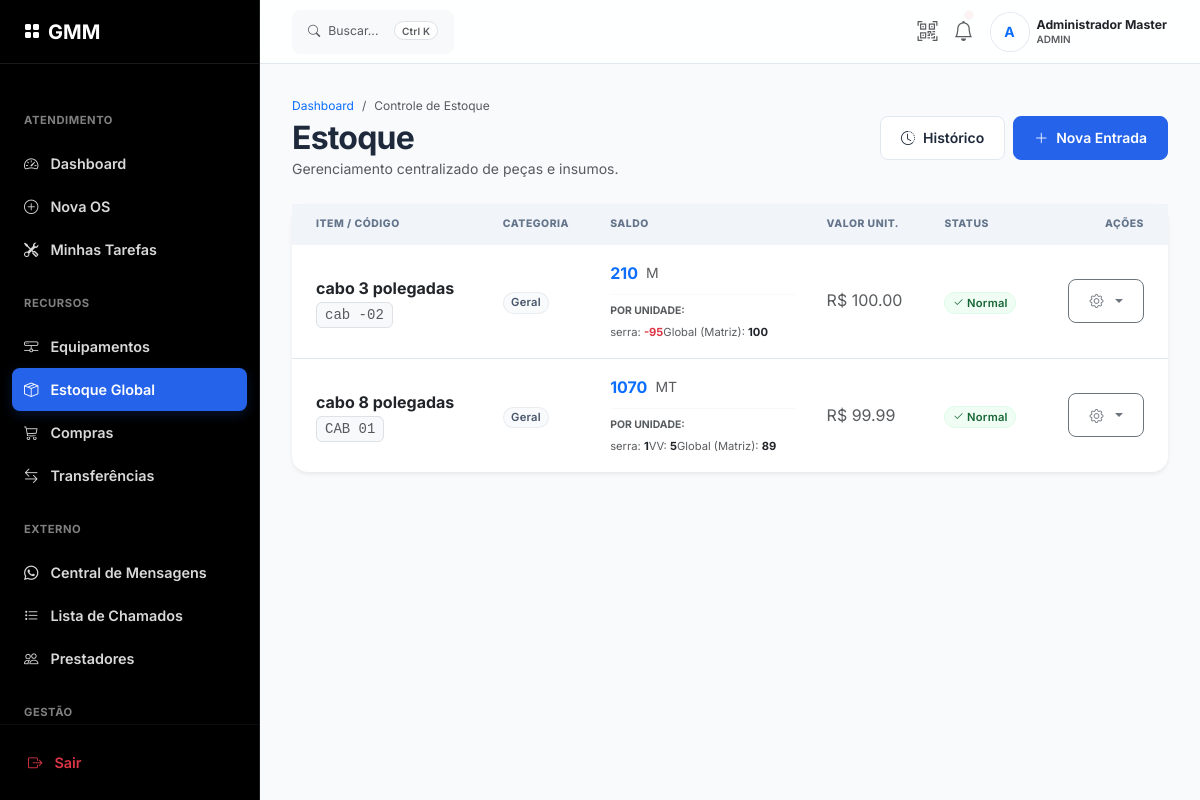
Screenshot of /os/estoque/painel (signed in) with the database file from the repository.
### app/models/models.py (models this page shows, shortened)
class Usuario(UserMixin, db.Model):
    __tablename__ = 'usuarios'
    id = db.Column(db.Integer, primary_key=True)
    nome = db.Column(db.String(100), nullable=False)
    username = db.Column(db.String(50), unique=True, nullable=False)
    telefone = db.Column(db.String(20), nullable=True)
    email = db.Column(db.String(120), unique=True, nullable=True)
    senha_hash = db.Column(db.String(255), nullable=False)
    tipo = db.Column(db.String(20), nullable=False)
    foto_perfil = db.Column(db.String(255), nullable=True) # [Novo PRD 3.1.1]
    unidade_padrao_id = db.Column(db.Integer, db.ForeignKey('unidades.id'), nullable=True)
    ativo = db.Column(db.Boolean, default=True)
    ultimo_acesso = db.Column(db.DateTime, nullable=True)
    created_at = db.Column(db.DateTime, default=datetime.utcnow)
    registros = db.relationship('RegistroPonto', backref='usuario', lazy=True)

class Unidade(db.Model):
    __tablename__ = 'unidades'
    id = db.Column(db.Integer, primary_key=True)
    nome = db.Column(db.String(100), unique=True, nullable=False)
    endereco = db.Column(db.String(255), nullable=True)
    razao_social = db.Column(db.String(150), nullable=True)
    cnpj = db.Column(db.String(20), nullable=True)
    telefone = db.Column(db.String(20), nullable=True)
    faixa_ip_permitida = db.Column(db.String(255), nullable=False)
    ssid_wifi = db.Column(db.String(50), nullable=True) # [Novo PRD 3.1.1]
    ativa = db.Column(db.Boolean, default=True)
    created_at = db.Column(db.DateTime, default=datetime.utcnow)
    registros = db.relationship('RegistroPonto', backref='unidade', lazy=True)

### app/models/estoque_models.py (models this page shows)
class Estoque(db.Model):
    __tablename__ = 'estoque'
    id = db.Column(db.Integer, primary_key=True)
    codigo = db.Column(db.String(20), unique=True, nullable=False)
    nome = db.Column(db.String(150), nullable=False)
    categoria_id = db.Column(db.Integer, db.ForeignKey('categorias_estoque.id'))
    unidade_medida = db.Column(db.String(5), nullable=False)
    quantidade_atual = db.Column(db.Numeric(10, 3), nullable=False, default=0)
    quantidade_minima = db.Column(db.Numeric(10, 3), nullable=False, default=5)
    valor_unitario = db.Column(db.Numeric(10, 2), nullable=True)
    localizacao = db.Column(db.String(100), nullable=True)
    unidade_id = db.Column(db.Integer, db.ForeignKey('unidades.id'), nullable=True)
    updated_at = db.Column(db.DateTime, default=datetime.utcnow, onupdate=datetime.utcnow)
    categoria = db.relationship('CategoriaEstoque', backref='itens')
    unidade = db.relationship('Unidade', backref='estoque_itens')

class EstoqueSaldo(db.Model):
    __tablename__ = 'estoque_saldo'
    id = db.Column(db.Integer, primary_key=True)
    estoque_id = db.Column(db.Integer, db.ForeignKey('estoque.id'), nullable=False)
    unidade_id = db.Column(db.Integer, db.ForeignKey('unidades.id'), nullable=False)
    quantidade = db.Column(db.Numeric(10, 3), nullable=False, default=0)
    localizacao = db.Column(db.String(100), nullable=True) # Prateleira X, Gaveta Y
    peca = db.relationship('Estoque', backref='saldos')
    unidade = db.relationship('Unidade', backref='estoque_saldos')
    __table_args__ = (
        db.UniqueConstraint('estoque_id', 'unidade_id', name='uq_estoque_unidade'),
    )

### app/routes/os.py (the view)
@bp.route('/estoque/painel')
@login_required
def painel_estoque():
    itens = Estoque.query.order_by(Estoque.nome).all()
    unidades = Unidade.query.order_by(Unidade.nome).all()
    return render_template('estoque.html', estoque=itens, unidades=unidades)

### app/templates/estoque.html (shortened to what this page needs)
{% extends "base.html" %}
{% block content %}
<div class="mb-4 d-flex flex-column flex-md-row justify-content-between align-items-md-center gap-3">
    <div>
        <nav aria-label="breadcrumb" class="mb-1">
            <ol class="breadcrumb mb-0" style="font-size: 0.75rem;">
                <li class="breadcrumb-item"><a href="{{ url_for('ponto.index') }}"
                        class="text-decoration-none">Dashboard</a></li>
                <li class="breadcrumb-item active">Controle de Estoque</li>
            </ol>
        </nav>
        <h2 class="mb-0 fw-bold">Estoque</h2>
        <p class="mb-0 text-muted small">Gerenciamento centralizado de peças e insumos.</p>
    </div>
    <div class="d-flex gap-2">
        <button class="btn btn-secondary" onclick="abrirHistorico()">
            <i class="bi bi-clock-history"></i> Histórico
        </button>
        <button class="btn btn-primary" onclick="abrirModalEntrada()">
            <i class="bi bi-plus-lg"></i> Nova Entrada
        </button>
    </div>
</div>
<div class="card border-0 shadow-sm">
    <div class="card-body p-0">
        <div class="table-responsive">
            <table class="table table-hover table-responsive-stack mb-0 align-middle">
                <thead class="bg-light">
                    <tr>
                        <th class="ps-4">Item / Código</th>
                        <th>Categoria</th>
                        <th>Saldo</th>
                        <th>Valor Unit.</th>
                        <th>Status</th>
                        <th class="text-end pe-4">Ações</th>
                    </tr>
                </thead>
                <tbody>
                    {% for item in estoque %}
                    <tr
                        class="{% if item.quantidade_atual <= item.quantidade_minima %}table-danger bg-opacity-10{% endif %}">
                        <td class="ps-4" data-label="Item">
                            <div class="fw-bold text-dark">{{ item.nome }}</div>
                            <small class="text-muted font-monospace bg-light px-2 py-1 rounded border">{{ item.codigo
                                }}</small>
                        </td>
                        <td data-label="Categoria">
                            <span
                                class="badge bg-secondary bg-opacity-10 text-secondary border border-secondary border-opacity-10">
                                {{ item.categoria.nome if item.categoria else 'Geral' }}
                            </span>
                        </td>
                        <td data-label="Saldo">
                            <div class="d-flex align-items-center gap-2">
                                <span class="fw-bold fs-6 text-primary">{{ "{:g}".format(item.quantidade_atual|float)
                                    }}</span>
                                <span class="text-muted small">{{ item.unidade_medida }}</span>
                            </div>
                            {% if item.saldos %}
                            <div class="mt-2 pt-2 border-top border-light">
                                <div class="small fw-bold text-muted mb-1"
                                    style="font-size: 0.65rem; text-transform: uppercase;">Por Unidade:</div>
                                <ul class="list-unstyled mb-0 d-flex flex-wrap gap-x-3 gap-y-1"
                                    style="font-size: 0.7rem;">
                                    {% for s in item.saldos %}
                                    <li class="text-nowrap">
                                        <span class="text-muted">{{ s.unidade.nome }}:</span>
                                        <span class="fw-bold {{ 'text-danger' if s.quantidade < 0 else 'text-dark' }}">
                                            {{ "{:g}".format(s.quantidade|float) }}
                                        </span>
                                    </li>
                                    {% endfor %}
                                </ul>
                            </div>
                            {% endif %}
                        </td>
                        <td data-label="Valor Unit.">
                            <span class="text-muted">R$ {{ "{:.2f}".format(item.valor_unitario or 0) }}</span>
                        </td>
                        <td data-label="Status">
                            {% if item.quantidade_atual <= item.quantidade_minima %} <div
                                class="d-flex align-items-center gap-2">
                                <span class="badge bg-danger text-white shadow-sm shimmer">BAIXO</span>
                                <button class="btn btn-xs btn-danger btn-sm-custom ms-2 fade-in"
                                    onclick="solicitarCompraItem('{{ item.id }}', '{{ item.nome }}', '{{ item.quantidade_minima }}')">
                                    🛒 Comprar
                                </button>
        </div>
        {% else %}
        <span class="badge bg-success bg-opacity-10 text-success">
            <i class="bi bi-check2"></i> Normal
        </span>
        {% endif %}
        </td>
        <td class="text-end pe-4" data-label="Ações">
            <div class="dropdown d-inline-block">
                <button class="btn btn-sm btn-outline-secondary dropdown-toggle" type="button"
                    data-bs-toggle="dropdown">
                    <i class="bi bi-gear"></i>
                </button>
            </div>
        </td>
        </tr>
        {% endfor %}
        </tbody>
        </table>
    </div>
</div>
</div>
{% endblock %}

### app/templates/base.html (shortened to what this page needs)
<!DOCTYPE html>
<html lang="pt-br">
<head>
    <link href="https://cdn.jsdelivr.net/npm/bootstrap@5.3.0/dist/css/bootstrap.min.css" rel="stylesheet">
    <link rel="stylesheet" href="https://cdn.jsdelivr.net/npm/bootstrap-icons@1.10.5/font/bootstrap-icons.css">
    <link rel="stylesheet" href="{{ url_for('static', filename='css/style.css') }}">
</head>
<body>
    <div class="app-shell">
        <aside class="offcanvas-lg offcanvas-start app-sidebar" tabindex="-1" id="sidebar"
            aria-labelledby="sidebarLabel">
            <div class="sidebar-header">
                <a class="text-white text-decoration-none d-flex align-items-center gap-2"
                    href="{{ url_for('ponto.index') }}">
                    <i class="bi bi-grid-fill text-accent"></i>
                    <span class="fw-bold fs-5">GMM</span>
                </a>
            </div>
            <div class="sidebar-nav">
                {% if current_user.is_authenticated %}
                <div class="nav-group">
                    <div class="nav-group-title">Atendimento</div>
                    <a href="{{ url_for('ponto.index') }}"
                        class="nav-link-saas {{ 'active' if request.endpoint == 'ponto.index' }}">
                        <i class="bi bi-speedometer2"></i> Dashboard
                    </a>
                    <a href="{{ url_for('os.nova_os') }}"
                        class="nav-link-saas {{ 'active' if request.endpoint == 'os.nova_os' }}">
                        <i class="bi bi-plus-circle"></i> Nova OS
                    </a>
                    <a href="{{ url_for('ponto.index') }}#minhas-os" class="nav-link-saas">
                        <i class="bi bi-tools"></i> Minhas Tarefas
                    </a>
                </div>
                <div class="nav-group">
                    <div class="nav-group-title">Recursos</div>
                    <a href="{{ url_for('equipamentos.listar') }}"
                        class="nav-link-saas {{ 'active' if 'equipamentos' in request.endpoint }}">
                        <i class="bi bi-hdd-network"></i> Equipamentos
                    </a>
                    <a href="{{ url_for('os.painel_estoque') }}"
                        class="nav-link-saas {{ 'active' if 'estoque' in request.endpoint }}">
                        <i class="bi bi-box-seam"></i> Estoque Global
                    </a>
                    {% if current_user.tipo in ['admin', 'comprador', 'gerente'] %}
                    <a href="{{ url_for('admin.compras_painel') }}"
                        class="nav-link-saas {{ 'active' if 'compras' in request.endpoint }}">
                        <i class="bi bi-cart3"></i> Compras
                    </a>
                    <a href="{{ url_for('admin.transferencias_painel') }}"
                        class="nav-link-saas {{ 'active' if 'transferencias' in request.endpoint }}">
                        <i class="bi bi-arrow-left-right"></i> Transferências
                    </a>
                    {% endif %}
                </div>
                <div class="nav-group">
                    <div class="nav-group-title">Externo</div>
                    <a href="{{ url_for('terceirizados.central_mensagens') }}"
                        class="nav-link-saas {{ 'active' if request.endpoint == 'terceirizados.central_mensagens' }}">
                        <i class="bi bi-whatsapp"></i> Central de Mensagens
                    </a>
                    <a href="{{ url_for('terceirizados.listar_chamados') }}"
                        class="nav-link-saas {{ 'active' if request.endpoint == 'terceirizados.listar_chamados' }}">
                        <i class="bi bi-list-task"></i> Lista de Chamados
                    </a>
                    {% if current_user.tipo in ['admin', 'gerente'] %}
                    <a href="{{ url_for('terceirizados.listar_prestadores') }}"
                        class="nav-link-saas {{ 'active' if request.endpoint == 'terceirizados.listar_prestadores' }}">
                        <i class="bi bi-people"></i> Prestadores
                    </a>
                    {% endif %}
                </div>
                {% if current_user.tipo in ['admin', 'gerente'] %}
                <div class="nav-group">
                    <div class="nav-group-title">Gestão</div>
                </div>
                {% endif %}
                {% endif %}
            </div>
            {% if current_user.is_authenticated %}
            <div class="p-3 border-top border-secondary border-opacity-10">
                <a href="{{ url_for('auth.logout') }}" class="nav-link-saas text-danger">
                    <i class="bi bi-box-arrow-right"></i> Sair
                </a>
            </div>
            {% endif %}
        </aside>
        <div class="main-wrapper">
            <header class="app-header">
                <div class="d-flex align-items-center gap-3">
                    <button class="btn btn-secondary border-0 bg-light d-none d-md-flex align-items-center gap-2 px-3"
                        onclick="SearchModule.open()">
                        <i class="bi bi-search small text-muted"></i>
                        <span class="text-muted fw-normal small">Buscar...</span>
                        <span class="badge bg-white text-muted border ms-2" style="font-size: 10px;">Ctrl K</span>
                    </button>
                </div>
                <div class="d-flex align-items-center gap-3">
                    {% if current_user.is_authenticated %}
                    <button class="btn btn-icon text-muted p-0 border-0 bg-transparent" onclick="abrirScannerQR()">
                        <i class="bi bi-qr-code-scan fs-5"></i>
                    </button>
                    <button class="btn btn-icon text-muted position-relative p-0 border-0 bg-transparent">
                        <i class="bi bi-bell fs-5"></i>
                        <span
                            class="position-absolute top-0 start-100 translate-middle p-1 bg-danger border border-light rounded-circle"
                            style="margin-top: 5px; margin-left: -5px;">
                        </span>
                    </button>
                    <div class="dropdown">
                        <button
                            class="btn btn-link text-decoration-none p-0 d-flex align-items-center gap-2 dropdown-toggle-no-caret"
                            data-bs-toggle="dropdown">
                            <div class="avatar-circle bg-accent bg-opacity-10 text-accent fw-bold rounded-circle d-flex align-items-center justify-content-center"
                                style="width: 38px; height: 38px; border: 2px solid #fff; box-shadow: 0 0 0 1px var(--border);">
                                {{ current_user.nome[0] | upper }}
                            </div>
                            <div class="text-start d-none d-lg-block" style="line-height: 1.2;">
                                <div class="fw-bold text-dark small">{{ current_user.nome }}</div>
                                <div class="text-muted" style="font-size: 10px;">{{ current_user.tipo | upper }}</div>
                            </div>
                        </button>
                    </div>
                    {% endif %}
                </div>
            </header>
            <main class="content-inner">
                {% block content %}{% endblock %}
            </main>
        </div>
    </div>
</body>
</html>

### rows the page displays
Usuario: nome "A", nome "Administrador Master", tipo "ADMIN"
Estoque: nome "cabo 3 polegadas", codigo "cab -02", categoria "Geral", quantidade_atual "210", unidade_medida "M", valor_unitario "100.00", quantidade_minima "Normal"
EstoqueSaldo: unidade.nome "serra", quantidade "-95"
EstoqueSaldo: unidade.nome "Global (Matriz)", quantidade "100"
Estoque: nome "cabo 8 polegadas", codigo "CAB 01", categoria "Geral", quantidade_atual "1070", unidade_medida "MT", valor_unitario "99.99", quantidade_minima "Normal"
EstoqueSaldo: unidade.nome "serra", quantidade "1"
EstoqueSaldo: unidade.nome "VV", quantidade "5"
EstoqueSaldo: unidade.nome "Global (Matriz)", quantidade "89"
